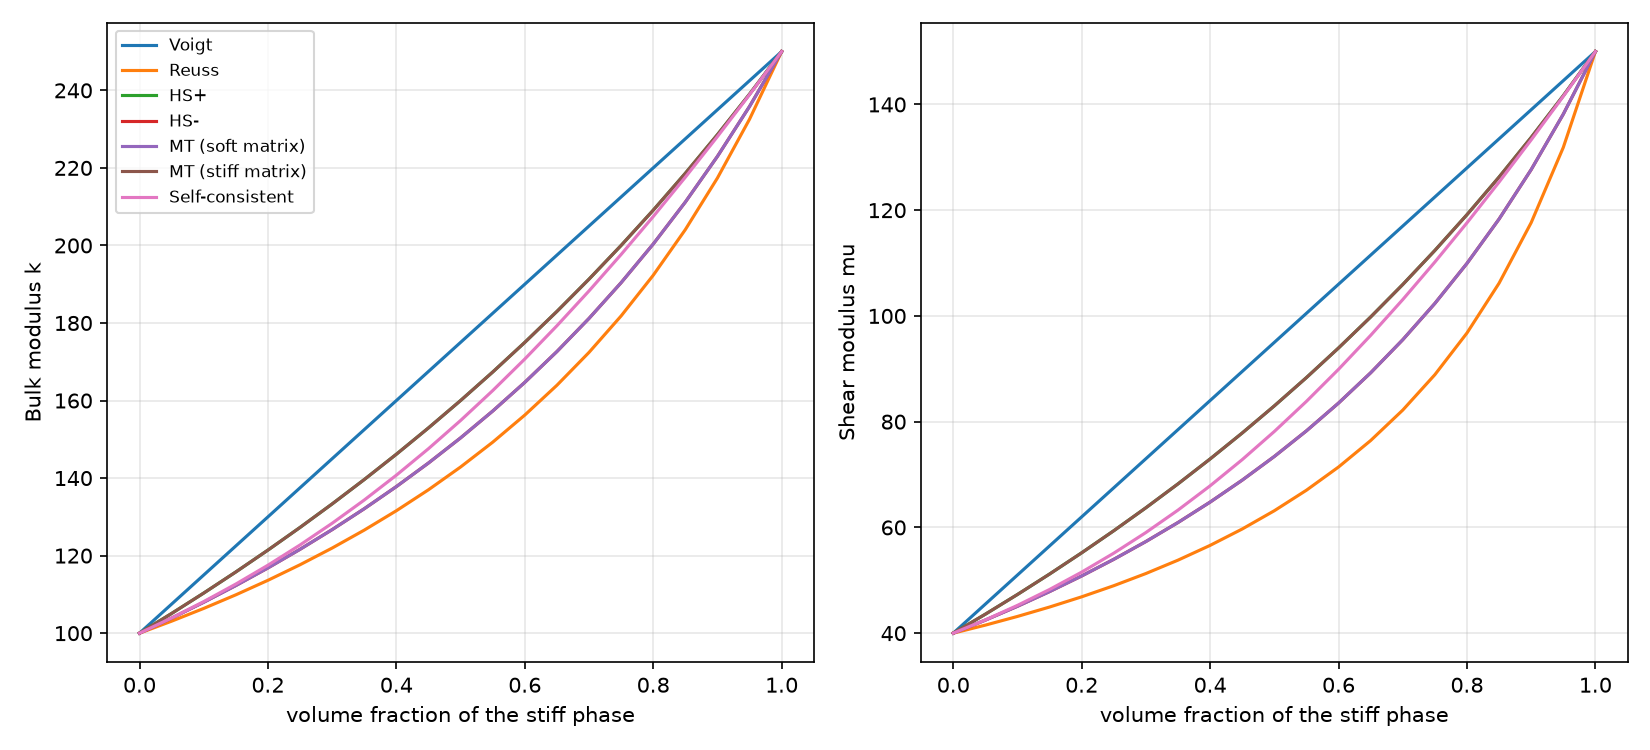

Here is the Python script that generated this plot:
"""Estimates and bounds vs volume fraction for a two-phase isotropic material (spheres)."""
import numpy as np
import matplotlib.pyplot as plt
import pandas as pd
from pyhom import (isotropic_stiffness, bulk_shear, voigt, reuss, hashin_shtrikman,
                   moritanaka, selfconsistent)

soft, stiff = (100.0, 40.0), (250.0, 150.0)
Lp = [isotropic_stiffness(*soft), isotropic_stiffness(*stiff)]
fs = np.linspace(0.0, 1.0, 21)

curves = {k: [] for k in ("Voigt", "Reuss", "HS+", "HS-", "MT (soft matrix)",
                          "MT (stiff matrix)", "Self-consistent")}
for f in fs:
    fv = [1 - f, f]
    curves["Voigt"].append(bulk_shear(voigt(fv, Lp)))
    curves["Reuss"].append(bulk_shear(reuss(fv, Lp)))
    curves["HS+"].append(hashin_shtrikman(1 - f, stiff, soft) if 0 < f < 1 else (soft if f == 0 else stiff))
    curves["HS-"].append(hashin_shtrikman(f, soft, stiff) if 0 < f < 1 else (soft if f == 0 else stiff))
    curves["MT (soft matrix)"].append(bulk_shear(moritanaka(fv, Lp, 0, n=24)))
    curves["MT (stiff matrix)"].append(bulk_shear(moritanaka(fv, Lp, 1, n=24)))
    curves["Self-consistent"].append(bulk_shear(selfconsistent(fv, Lp, n=24)[0]))

fig, ax = plt.subplots(1, 2, figsize=(11, 5))
for j, name in enumerate(["Bulk modulus k", "Shear modulus mu"]):
    for key, v in curves.items():
        ax[j].plot(fs, np.array(v)[:, j], label=key)
    ax[j].set_xlabel("volume fraction of the stiff phase"); ax[j].set_ylabel(name); ax[j].grid(alpha=.3)
ax[0].legend(fontsize=8)
fig.tight_layout(); fig.savefig("./examples/biphasic_estimates.png", dpi=150); plt.show()

bulk_data = {"Volume fraction": fs}
for key, values in curves.items():
    bulk_data[key] = np.array(values)[:, 0]
pd.DataFrame(bulk_data).to_csv("./examples/bulk.csv", index=False)

shear_data = {"Volume fraction": fs}
for key, values in curves.items():
    shear_data[key] = np.array(values)[:, 1]
pd.DataFrame(shear_data).to_csv("./examples/shear.csv", index=False)
